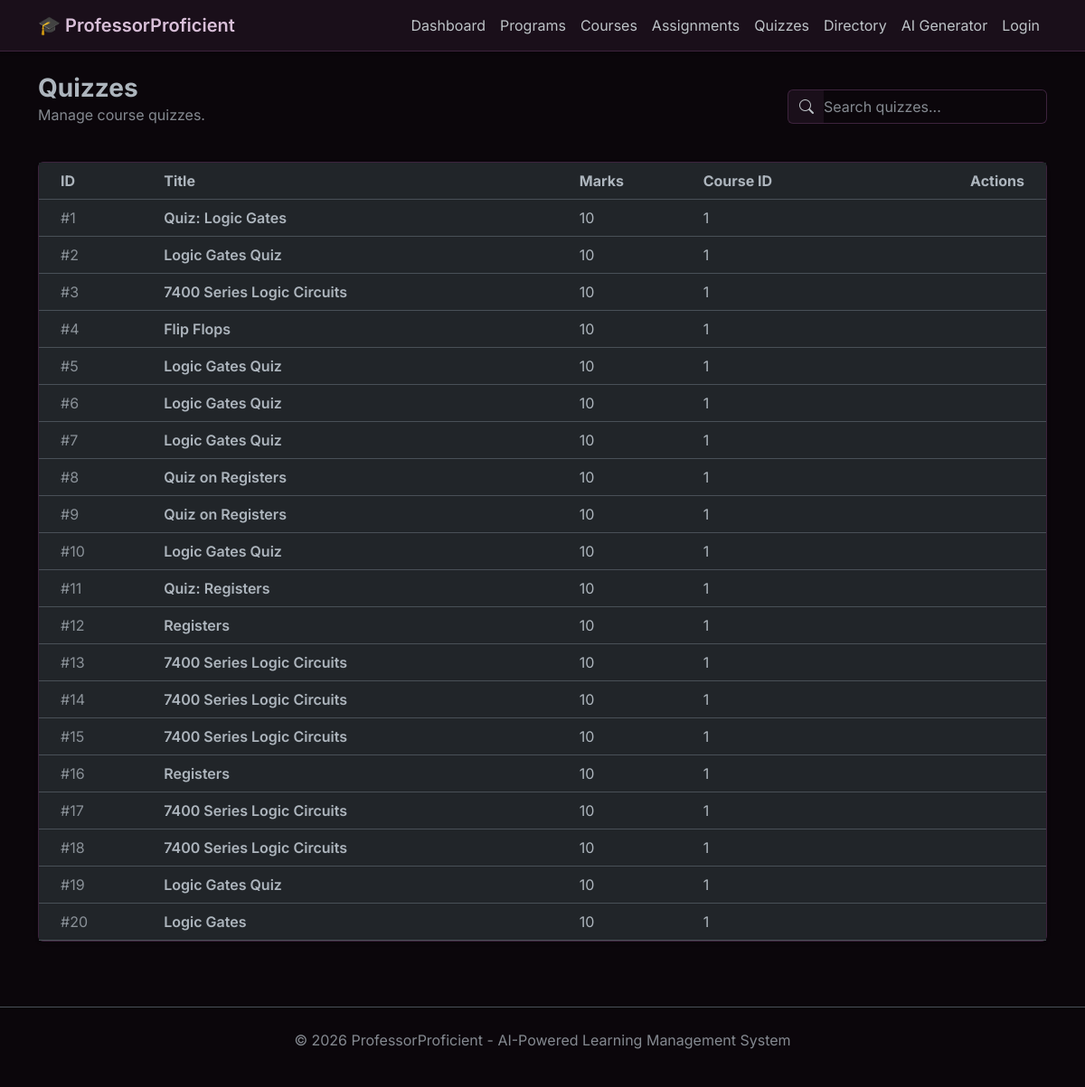
/ui/quizzes, run on an earlier commit of the app's database.
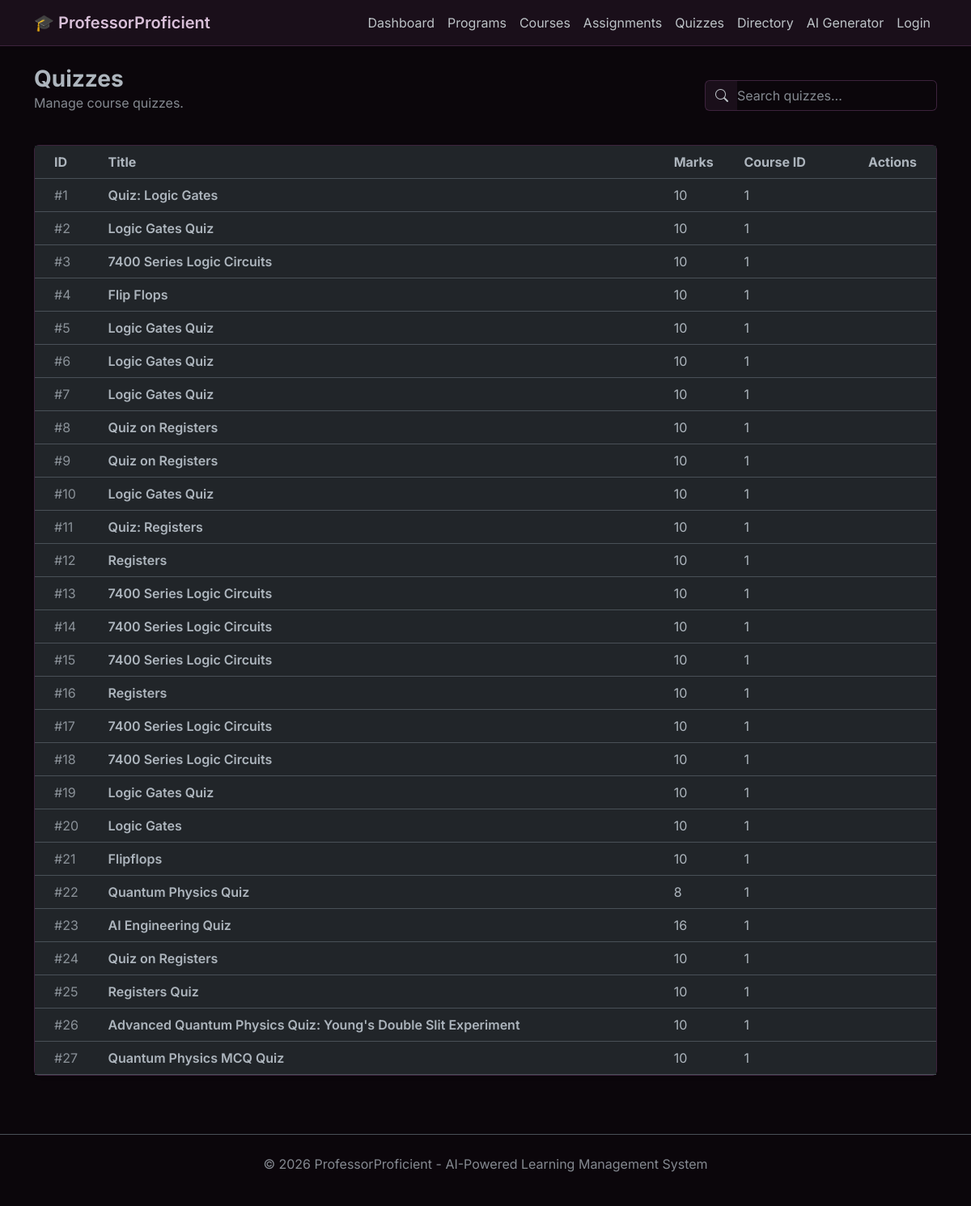
And on a later commit of the database.
### data_models.py (models this page shows, shortened)
class Quiz(db.Model):
    __tablename__ = 'quizzes'
    id = db.Column(db.Integer, primary_key=True, autoincrement=True)
    title = db.Column(db.String(100), nullable=False)
    total_marks = db.Column(db.Integer)
    due_date = db.Column(db.DateTime)
    course_id = db.Column(db.Integer, db.ForeignKey('courses.id'))
    created_by = db.Column(db.Integer, db.ForeignKey('users.id'))
    created_at = db.Column(db.DateTime, server_default=text('CURRENT_TIMESTAMP'))
    course = db.relationship("Course", back_populates="quizzes")
    created_by_user = db.relationship("User", back_populates="quizzes_created")
    questions = db.relationship("Question", back_populates="quiz", cascade="all, delete-orphan")
    student_answers = db.relationship("StudentAnswer", backref="quiz")

### app.py (the view)
@ui_bp.route("/ui/quizzes")
def quizzes_page():
    quizzes = Quiz.query.all()
    return render_template("quizzes.html", quizzes=quizzes)

### templates/quizzes.html (shortened to what this page needs)
{% extends "layout.html" %}
{% block content %}
<div class="d-flex justify-content-between align-items-center mb-4">
    <div>
        <h1 class="h3 fw-bold mb-0">Quizzes</h1>
        <p class="text-muted">Manage course quizzes.</p>
    </div>
    <div class="d-flex gap-2">
        <div class="input-group">
            <span class="input-group-text border-end-0"><i class="bi bi-search"></i></span>
            <input type="text" class="form-control border-start-0 ps-0" id="searchInput" placeholder="Search quizzes...">
        </div>
    </div>
</div>
<div class="card shadow-sm">
    <div class="card-body p-0">
        <div class="table-responsive">
            <table class="table table-hover mb-0 align-middle" id="quizzesTable">
                <thead class="text-secondary">
                    <tr>
                        <th class="ps-4">ID</th>
                        <th>Title</th>
                        <th>Marks</th>
                        <th>Course ID</th>
                        <th class="text-end pe-4">Actions</th>
                    </tr>
                </thead>
                <tbody>
                    {% for quiz in quizzes %}
                    <tr>
                        <td class="ps-4 text-muted">#{{ quiz.id }}</td>
                        <td class="fw-semibold">{{ quiz.title }}</td>
                        <td>{{ quiz.total_marks }}</td>
                        <td>{{ quiz.course_id }}</td>
                        <td class="text-end pe-4">
                        </td>
                    </tr>
                    {% else %}
                    <tr>
                        <td colspan="5" class="text-center py-5">
                            <p class="text-muted mb-0">No quizzes found.</p>
                        </td>
                    </tr>
                    {% endfor %}
                </tbody>
            </table>
        </div>
    </div>
</div>
{% endblock %}
{% block scripts %}
<link rel="stylesheet" href="https://cdn.jsdelivr.net/npm/bootstrap-icons@1.10.0/font/bootstrap-icons.css">
{% endblock %}

### templates/layout.html (shortened to what this page needs)
<!DOCTYPE html>
<html lang="en" data-bs-theme="dark">
<head>
    <link href="https://cdn.jsdelivr.net/npm/bootstrap@5.3.0/dist/css/bootstrap.min.css" rel="stylesheet">
</head>
<body>
<nav class="navbar navbar-expand-lg navbar-dark shadow-sm">
    <div class="container">
        <a class="navbar-brand" href="/">🎓 ProfessorProficient</a>
        <div class="collapse navbar-collapse" id="navbarNav">
            <ul class="navbar-nav ms-auto">
                <li class="nav-item">
                    <a class="nav-link" href="/">Dashboard</a>
                </li>
                <li class="nav-item">
                    <a class="nav-link" href="/ui/programs">Programs</a>
                </li>
                <li class="nav-item">
                    <a class="nav-link" href="/ui/courses">Courses</a>
                </li>
                <li class="nav-item">
                    <a class="nav-link" href="/ui/assignments">Assignments</a>
                </li>
                <li class="nav-item">
                    <a class="nav-link" href="/ui/quizzes">Quizzes</a>
                </li>
                <li class="nav-item">
                    <a class="nav-link" href="/ui/users">Directory</a>
                </li>
                <li class="nav-item">
                    <a class="nav-link" href="/ui/generate-quiz">AI Generator</a>
                </li>
                {% if session.get('user_id') %}
                <li class="nav-item d-flex align-items-center">
                    <span class="badge bg-secondary ms-2 me-2">{{ session.get('user_role', 'user')|title }}</span>
                </li>
                <li class="nav-item">
                    <button class="nav-link btn btn-link" id="logoutBtn">Logout</button>
                </li>
                {% else %}
                <li class="nav-item">
                    <button class="nav-link btn btn-link" data-bs-toggle="modal" data-bs-target="#globalLoginModal">Login</button>
                </li>
                {% endif %}
            </ul>
        </div>
    </div>
</nav>
<div class="container py-4">
    {% block content %}{% endblock %}
</div>
<footer class="text-center py-4 text-muted border-top mt-5">
    <p>&copy; 2026 ProfessorProficient - AI-Powered Learning Management System</p>
</footer>
{% block scripts %}{% endblock %}
</body>
</html>

### templates/layout.html (style rules this page uses)
body { font-family: 'Inter', sans-serif; background-color: #0b060b; }
.navbar { background-color: #1a0f1a; border-bottom: 1px solid #3d233d; }
.navbar-brand { font-weight: 600; color: #d8bfd8 !important; }
.nav-link { color: #bdc3c7 !important; }
.card { background-color: #1a0f1a; border: 1px solid #3d233d; box-shadow: 0 0.125rem 0.25rem rgba(0, 0, 0, 0.5); transition: transform 0.2s; }
input, select, textarea { background-color: #0b060b !important; border-color: #3d233d !important; color: #ecf0f1 !important; }
.input-group-text { background-color: #1a0f1a !important; border-color: #3d233d !important; color: #bdc3c7 !important; }

What changed in the data, as far as the page shows it:
added Quiz: id "21", title "Flipflops", total_marks "10", course_id "1"
added Quiz: id "22", title "Quantum Physics Quiz", total_marks "8", course_id "1"
added Quiz: id "23", title "AI Engineering Quiz", total_marks "16", course_id "1"
added Quiz: id "24", title "Quiz on Registers", total_marks "10", course_id "1"
added Quiz: id "25", title "Registers Quiz", total_marks "10", course_id "1"
added Quiz: id "26", title "Advanced Quantum Physics Quiz: Young's Double Slit Experiment", total_marks "10", course_id "1"
added Quiz: id "27", title "Quantum Physics MCQ Quiz", total_marks "10", course_id "1"
